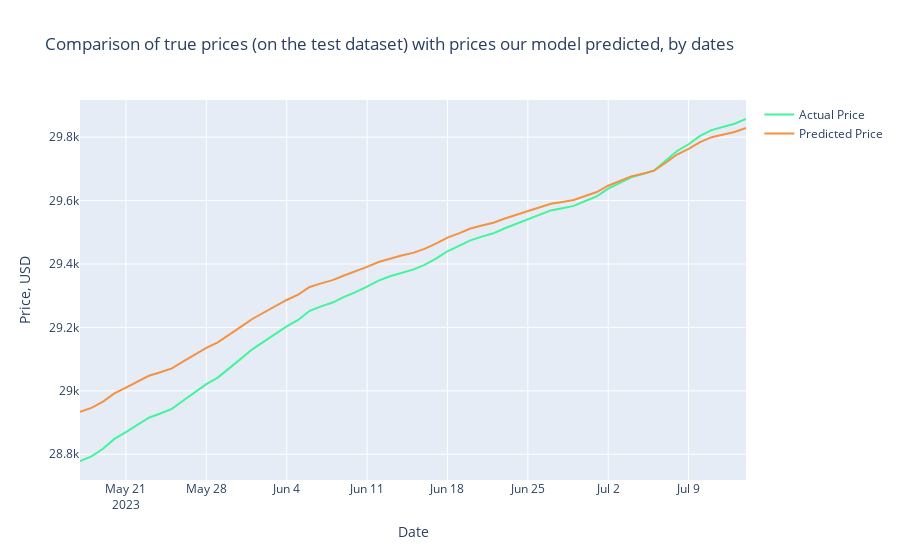

Here is the notebook cell this chart was saved with:
### Code cell
Test_Dates = Daily_Price[len(Daily_Price)-days_from_train:].index

trace1 = go.Scatter(x=Test_Dates, y=Y_test2_inverse, name= 'Actual Price',
                   line = dict(color = ('rgb(66, 244, 155)'),width = 2))
trace2 = go.Scatter(x=Test_Dates, y=prediction2_inverse, name= 'Predicted Price',
                   line = dict(color = ('rgb(244, 146, 65)'),width = 2))
data = [trace1, trace2]
layout = dict(title = 'Comparison of true prices (on the test dataset) with prices our model predicted, by dates',
             xaxis = dict(title = 'Date'), yaxis = dict(title = 'Price, USD'))
fig = dict(data=data, layout=layout)
py.iplot(fig, filename='results_demonstrating1')

### Figure 1 — Plotly figure (JSON) as saved in the notebook; plotly's stock layout.template omitted (floating-point values rounded to 4 significant figures; data arrays with more than 128 entries replaced by an {"elided": "..."} marker saying what was removed)
{"data": [{"line": {"color": "rgb(66, 244, 155)", "width": 2}, "name": "Actual Price", "x": {"elided": "377 str values"}, "y": [28780.0, 28790.0, 28820.0, 28850.0, 28870.0, 28890.0, 28920.0, 28930.0, 28940.0, 28970.0, 28990.0, 29020.0, 29040.0, 29070.0, 29100.0, 29130.0, 29160.0, 29180.0, 29200.0, 29220.0, 29250.0, 29270.0, 29280.0, 29300.0, 29310.0, 29330.0, 29350.0, 29360.0, 29370.0, 29380.0, 29400.0, 29420.0, 29440.0, 29460.0, 29470.0, 29490.0, 29500.0, 29510.0, 29530.0, 29540.0, 29550.0, 29570.0, 29580.0, 29580.0, 29600.0, 29610.0, 29640.0, 29660.0, 29670.0, 29680.0, 29700.0, 29730.0, 29760.0, 29780.0, 29800.0, 29820.0, 29830.0, 29840.0, 29860.0], "type": "scatter"}, {"line": {"color": "rgb(244, 146, 65)", "width": 2}, "name": "Predicted Price", "x": {"elided": "377 str values"}, "y": [28930.0, 28950.0, 28970.0, 28990.0, 29010.0, 29030.0, 29050.0, 29060.0, 29070.0, 29090.0, 29110.0, 29140.0, 29150.0, 29180.0, 29200.0, 29230.0, 29250.0, 29270.0, 29290.0, 29300.0, 29330.0, 29340.0, 29350.0, 29360.0, 29380.0, 29390.0, 29410.0, 29420.0, 29430.0, 29440.0, 29450.0, 29460.0, 29480.0, 29500.0, 29510.0, 29520.0, 29530.0, 29540.0, 29560.0, 29570.0, 29580.0, 29590.0, 29600.0, 29600.0, 29610.0, 29630.0, 29650.0, 29660.0, 29680.0, 29690.0, 29690.0, 29720.0, 29750.0, 29760.0, 29780.0, 29800.0, 29810.0, 29820.0, 29830.0], "type": "scatter"}], "layout": {"title": {"text": "Comparison of true prices (on the test dataset) with prices our model predicted, by dates"}, "xaxis": {"title": {"text": "Date"}}, "yaxis": {"title": {"text": "Price, USD"}}}}
